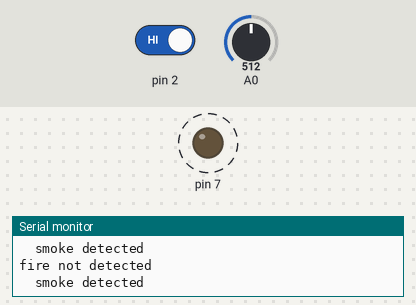
This sketch was run on a simulated Arduino Uno, built with avr-gcc and run on an emulated ATmega328P. Shown: output pins drawn as LEDs (lit = HIGH), the last lines printed to the serial monitor. Dashed ring = blinking. The test bench sets the inputs (shaded band); at power-on: A0 = 512, pin 2 HIGH.

Above: at 3.8 s.
3.9 s: A0 set to 111
7.4 s: A0 set to 95
At 8.7 s:
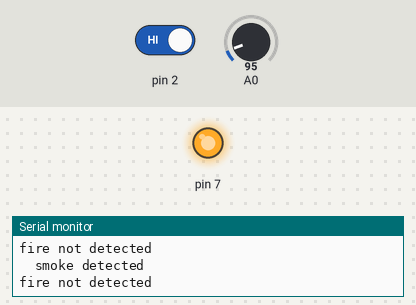
12.5 s: pin 2 driven LOW
At 15.8 s:
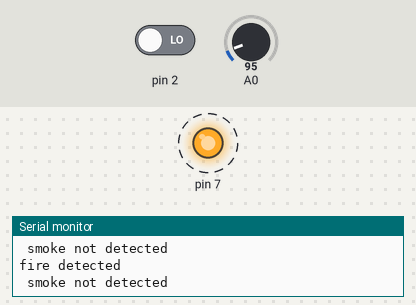
18.5 s: pin 2 driven HIGH
21.2 s: A0 set to 122
At 24.5 s:
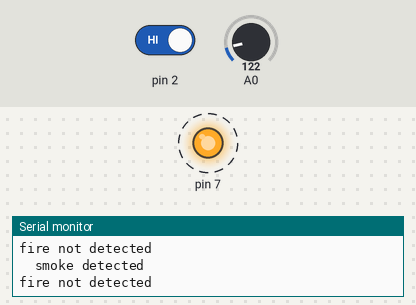
Timing chart, 0 to 28.4 s (numbered marks = the images above; inputs shaded):
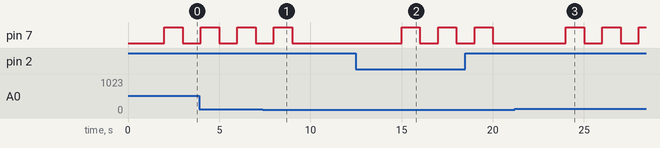

Measured:
- the behaviour switches between 101 and 100 on A0 (found by bisection; images 0 and 1)
- after the input at 7.4 s, pin 7: goes on until 9.0 s, then stays LOW
- after the input at 12.5 s, pin 7: alternates HIGH for 1.0 s and LOW for 1.0 s, starting after 2.5 s
- after the input at 21.2 s, pin 7: alternates HIGH for 1.0 s and LOW for 1.0 s, starting after 2.8 s

The sketch:

2smartfiredetectionsystem.ino
```cpp
void setup() {
  // put your setup codp here, to run once:
Serial.begin(9600);

pinMode(2,INPUT);
pinMode(7,OUTPUT);
}

void loop() {
  // put your main code here, to run repeatedly:
if(digitalRead(2)==0){
  Serial.println("fire detected");
  delay(1000);
  digitalWrite(7,HIGH);

}
else{
  Serial.println("fire not detected");
  delay(1000);
  digitalWrite(7,LOW);
}
if (analogRead(A0)>100){

  Serial.println("  smoke detected");
  delay(1000);
  digitalWrite(7,HIGH);
}
else{
  Serial.println(" smoke not detected");
delay(1000);
digitalWrite(7,LOW);
}
Serial.println("");

}
```
